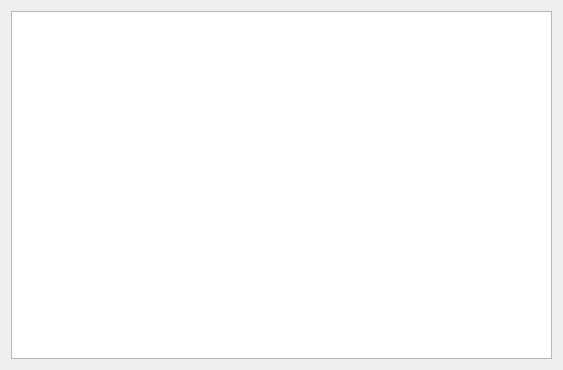
<?xml version="1.0" encoding="UTF-8"?>
<ui version="4.0">
 <class>fen_cloture</class>
 <widget class="QDialog" name="fen_cloture">
  <property name="geometry">
   <rect>
    <x>0</x>
    <y>0</y>
    <width>563</width>
    <height>370</height>
   </rect>
  </property>
  <property name="windowTitle">
   <string>Dialog</string>
  </property>
  <layout class="QHBoxLayout" name="horizontalLayout">
   <item>
    <widget class="QTableWidget" name="tableWidget"/>
   </item>
  </layout>
 </widget>
 <resources/>
 <connections/>
</ui>
